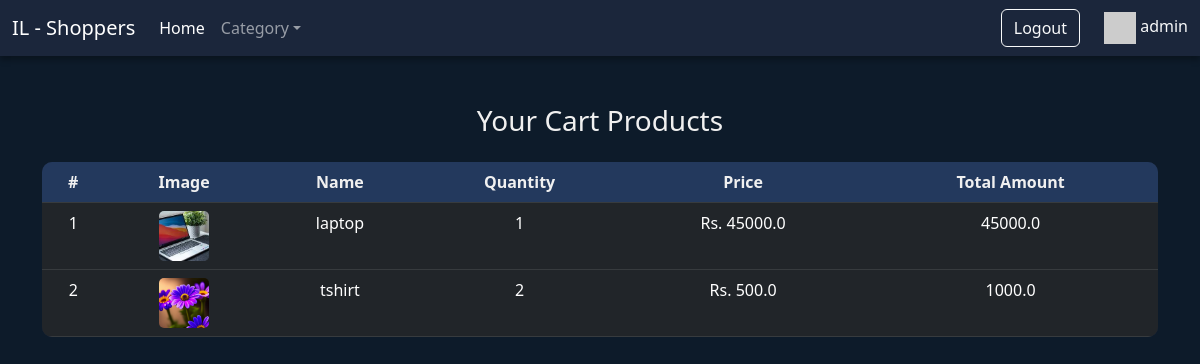
The app's page /yourorderdetails/1 (signed in) with its own data.
### myapp/models.py (models this page shows, shortened)
class cart(models.Model):
    userid = models.ForeignKey(registermodel,on_delete=models.CASCADE)
    productid = models.ForeignKey(product,on_delete=models.CASCADE)
    quantity = models.IntegerField()
    totalamount = models.FloatField()
    orderstatus = models.IntegerField() # 1 - added , 0-orderplace/remove
    orderid = models.IntegerField() # default - 0 , update orderid when user placed the order

class product(models.Model):
    name = models.CharField(max_length=20)
    catid = models.ForeignKey(category,on_delete=models.CASCADE)
    pimage = models.ImageField(upload_to="photos")
    price = models.FloatField()
    description = models.TextField()
    status = models.CharField(max_length=20)
    sellerid = models.ForeignKey(registermodel,on_delete=models.CASCADE)
    def product_photo(self):
        return mark_safe('<img src="{}" width="100"/>'.format(self.pimage.url))
    product_photo.allow_tags = True

### myapp/views.py (the view)
# urls.py: path("yourorderdetails/<int:id>",views.yourorderdetails),
def yourorderdetails(request,id):
    fetchdata = cart.objects.filter(orderid=id)
    context = {
        "data":fetchdata
    }
    return render(request,"yourorderdetail.html",context)

### myapp/templates/yourorderdetail.html (shortened to what this page needs)
<!DOCTYPE html>
<html lang="en">
<head>
    <link href="https://cdn.jsdelivr.net/npm/bootstrap@5.3.0-alpha3/dist/css/bootstrap.min.css" rel="stylesheet">
</head>
<body>
   <nav class="navbar navbar-expand-lg navbar-dark">
  <div class="container-fluid">
    <a class="navbar-brand" href="#">IL - Shoppers</a>
    <div class="collapse navbar-collapse" id="navbarNav">
      <ul class="navbar-nav me-auto mb-2 mb-lg-0">
        <li class="nav-item"><a class="nav-link active" href="#">Home</a></li>
        <li class="nav-item dropdown">
          <a class="nav-link dropdown-toggle" href="#" role="button" data-bs-toggle="dropdown" aria-expanded="false">Category</a>
        </li>
      </ul>
      <div class="d-flex align-items-center">
        {% if request.session.log_name %}
        <a class="btn btn-outline-light me-2" href="/logout">Logout</a>
        <div class="user-info ms-3">
          <img src="https://via.placeholder.com/32" alt="User">
          <span class="text-light">{{ request.session.log_name }}</span>
        </div>
        {% else %}
                <a class="btn btn-outline-light me-2" href="/login">Login</a>
        <a class="btn btn-outline-light me-2" href="/register">Sign Up</a>
        {% endif %}
      </div>
    </div>
  </div>
</nav>
    <div class="container my-5">
        <h3 class="text-center mb-4">Your Cart Products</h3>
        <div class="table-responsive">
            <table class="table table-dark table-hover text-center">
                <thead>
                    <tr>
                        <th>#</th>
                        <th>Image</th>
                        <th>Name</th>
                        <th>Quantity</th>
                        <th>Price</th>
                        <th>Total Amount</th>
                    </tr>
                </thead>
                <tbody>
                    {% for i in data %}
                    <tr>
                        <td>{{ forloop.counter }}</td>
                        <td><img src="/media/{{ i.productid.pimage }}" class="product-img" alt="Product 2"></td>
                        <td>{{ i.productid.name }}</td>
                        <td>
                            {{ i.quantity }}
                        </td>
                        <td>Rs. {{ i.productid.price }}</td>
                        <td>{{ i.totalamount }}</td>
                    </tr>
                {% endfor %}
                </tbody>
            </table>
        </div>
    </div>
</body>
</html>

### myapp/templates/yourorderdetail.html (style rules this page uses)
body { background-color: #0d1b2a; color: #f0f0f0; }
.navbar { background-color: #1b263b; box-shadow: 0 4px 6px rgba(0, 0, 0, 0.3); }
.table { background-color: #1b263b; border-radius: 10px; overflow: hidden; }
.table th { background-color: #23395d; color: #f0f0f0; }
.table tbody tr { transition: background-color 0.3s ease-in-out; }
.product-img { width: 50px; height: 50px; object-fit: cover; border-radius: 5px; }

### records on screen
cart: productid.pimage (picture), productid.name "laptop", quantity "1", productid.price "45000.0", totalamount "45000.0"
cart: productid.pimage (picture), productid.name "tshirt", quantity "2", productid.price "500.0", totalamount "1000.0"

### other values on screen
{{ request.session.log_name }} "admin"
